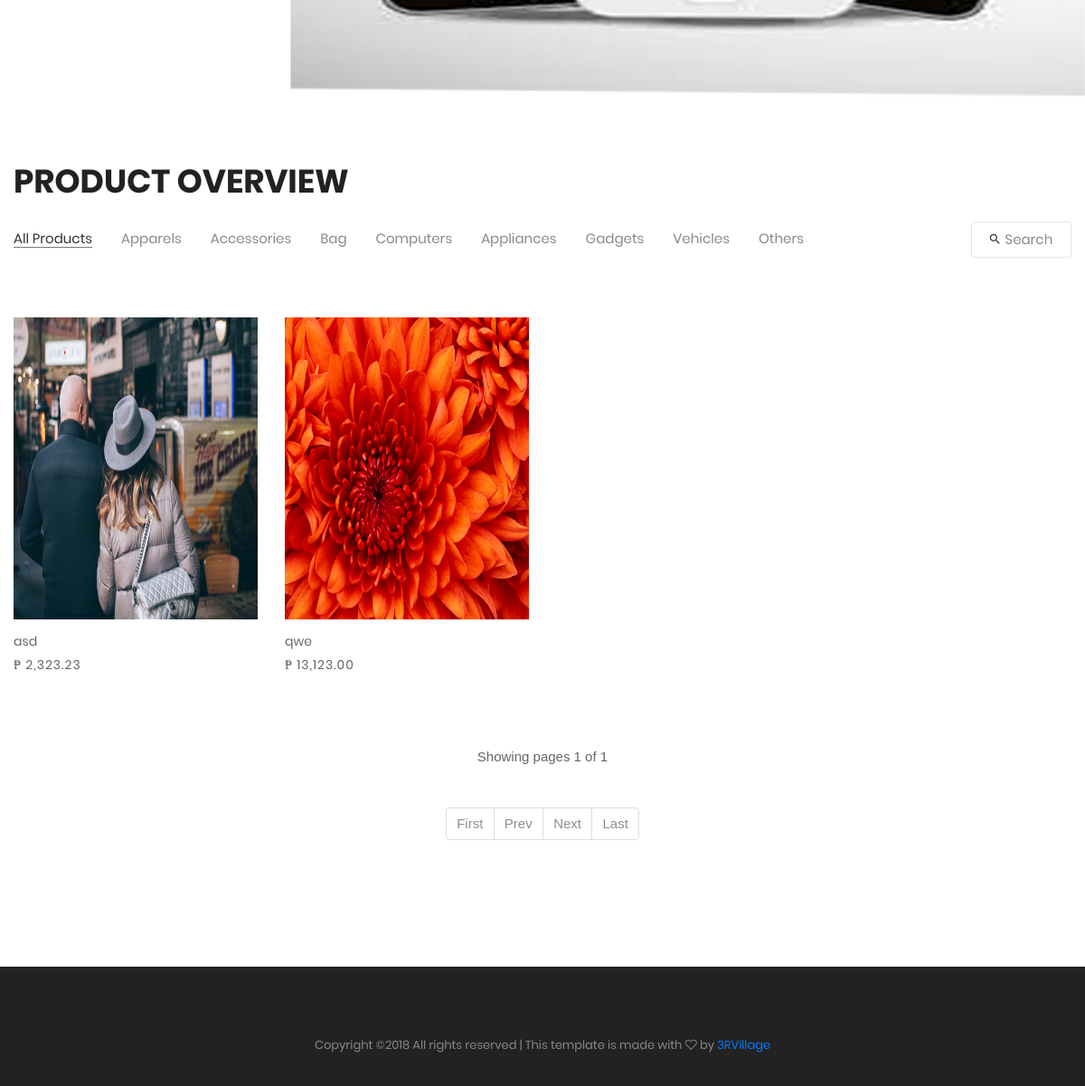
Page /index.php?display=all_products (lower part) on the earlier database version.
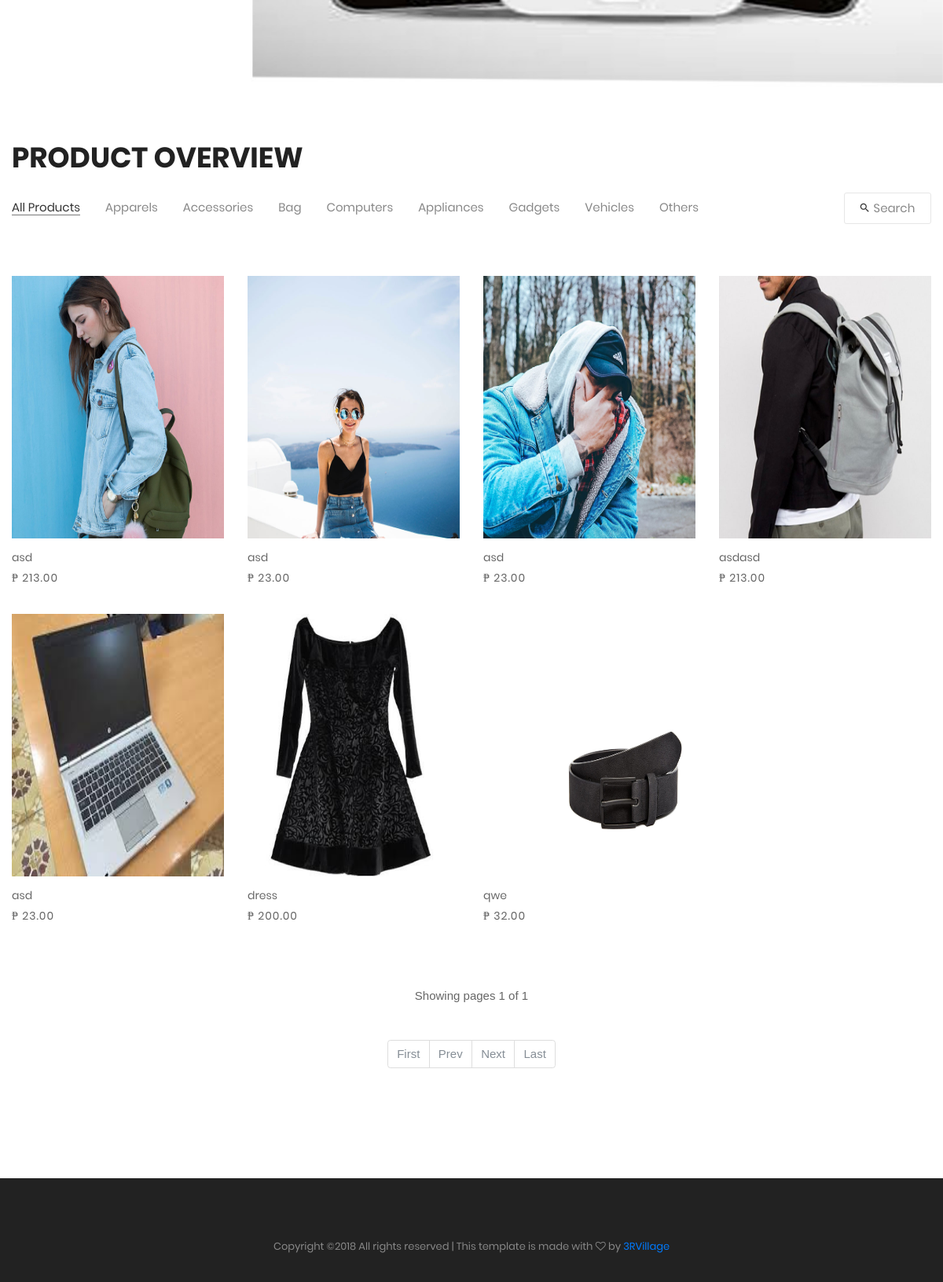
Same page on the later database version.
### tables this page shows
CREATE TABLE `itemsell` (
  `ItemSellID` int(11) NOT NULL,
  `SItemTitle` varchar(50) NOT NULL,
  `SItemCat` varchar(50) NOT NULL,
  `SItemDesc` varchar(255) NOT NULL,
  `SItemLocation` varchar(255) NOT NULL,
  `SItemPrice` decimal(10,2) NOT NULL,
  `ExpectedPrice` decimal(10,2) NOT NULL,
  `SItemStyle` varchar(255) NOT NULL,
  `SItemBrand` varchar(255) NOT NULL,
  `SItemColor` varchar(255) NOT NULL,
  `SItemImages1` varchar(255) NOT NULL,
  `SItemPosted` timestamp NOT NULL DEFAULT CURRENT_TIMESTAMP,
  `UpdatedDate` datetime DEFAULT NULL,
  `accountid` int(11) NOT NULL,
  `SItemStatus` int(11) NOT NULL DEFAULT '1'
);

### public/products.php (the view, shortened to what this page needs)
<?php
 if(!isset($_GET['page']) || $_GET['page'] <=0 || !is_numeric($_GET['page'])){
       $page = 1;
     }else{
       $page = $_GET['page'];
     }
   function paginationAll($table,$field,$field1Ans,$page,$offset,$limit,$order,$sort,$add){
       include('connection.php');
     $arrayData = [];
     $sql = mysqli_query($conn,"SELECT COUNT(*) FROM $table WHERE $field = '$field1Ans'");
     $totalPage = mysqli_fetch_array($sql)[0];
     $totalPages = ceil($totalPage/$limit);
     $offset = ($page-1) * $limit;
     $first = ($page <= 1)?"disabled":"";
     $prevLI = ($page <= 1)?"disabled":"";
     $prevLink = ($prevLI == "disabled")?"#":"?page=".($page-1)."".$add;
     $nextLI = ($page >= $totalPages)?"disabled":"";
     $nextLink = ($nextLI == "disabled")?"#":"?page=".($page+1)."".$add;
     $lastLI = ($page >= $totalPages)?"disabled":"";
     $lastLink = ($lastLI == "disabled")?"#":"?page=".$totalPages."".$add;
     $pagination = '
       <nav>
         <ul class="pagination">
           <li class="page-item '.$first.'"><a class="page-link" href="?page=1'.$add.'">First</a></li>
           <li class="page-item '.$prevLI.'"><a class="page-link" href="'.$prevLink.'">Prev</a></li>
           <li class="page-item '.$nextLI.'"><a class="page-link" href="'.$nextLink.'">Next</a></li>
           <li class="page-item '.$lastLI.'"><a class="page-link" href="'.$lastLink.'">Last</a></li>
         </ul>
       </nav>
       ';
     if(is_numeric($page)){
        $sql = mysqli_query($conn,"SELECT * FROM $table WHERE $field = '$field1Ans' ORDER BY $order $sort LIMIT $offset,$limit");
        while ($row = mysqli_fetch_assoc($sql)){
         $arrayData[] = $row;
        }
     }
     return json_encode(array("pagination"=>$pagination,"data"=>$arrayData,"showing"=>$page,"all"=>$totalPages));
   }
   if($_GET['display'] != "all_products"){
     $dataAll = json_decode(pagination("itemsell","SItemStatus",1,"SItemCat",$category,$page,1,12,"ItemSellID","DESC","&display=".$_GET['display']),true);
   }else{
      $dataAll = json_decode(paginationAll("itemsell","SItemStatus",1,$page,1,12,"ItemSellID","DESC","&display=".$_GET['display']),true);
   }
 ?>
<section class="bg0 p-t-23 p-b-140" id="products">
	<div class="container">
		<div class="p-b-10">
			<h3 class="ltext-103 cl5">
				Product Overview
			</h3>
		</div>
			<div class="flex-w flex-sb-m p-b-52">
	        <div class="flex-w flex-l-m filter-tope-group m-tb-10">
	          <a class="stext-106 cl6 hov1 bor3 trans-04 m-r-32 m-tb-5 how-active1" href="?display=all_products#products" data-filter="*">
	            All Products
	          </a>
	          <a class="stext-106 cl6 hov1 bor3 trans-04 m-r-32 m-tb-5" href="?display=apparels#products" data-filter=".apparels">
	            Apparels
	          </a>
	          <a class="stext-106 cl6 hov1 bor3 trans-04 m-r-32 m-tb-5" href="?display=accessories#products" data-filter=".accessories">
	            Accessories
	          </a>
	          <a class="stext-106 cl6 hov1 bor3 trans-04 m-r-32 m-tb-5" href="?display=bag#products" data-filter=".bag">
	            Bag
	          </a>
	          <a class="stext-106 cl6 hov1 bor3 trans-04 m-r-32 m-tb-5" href="?display=computers#products" data-filter=".computers">
	            Computers
	          </a>
	          <a class="stext-106 cl6 hov1 bor3 trans-04 m-r-32 m-tb-5" href="?display=appliances#products" data-filter=".appliances">
	            Appliances
	          </a>
	          <a class="stext-106 cl6 hov1 bor3 trans-04 m-r-32 m-tb-5" href="?display=gadgets#products" data-filter=".gadgets">
	            Gadgets
	          </a>
	          <a class="stext-106 cl6 hov1 bor3 trans-04 m-r-32 m-tb-5" href="?display=vehicles#products" data-filter=".vehicles">
	            Vehicles
	          </a>
	          <a class="stext-106 cl6 hov1 bor3 trans-04 m-r-32 m-tb-5" href="?display=others#products" data-filter=".others">
	            Others
	          </a>
	        </div>
			<div class="flex-w flex-c-m m-tb-10">
				<div class="flex-c-m stext-106 cl6 size-105 bor4 pointer hov-btn3 trans-04 m-tb-4 js-show-search">
					<i class="icon-search cl2 m-r-6 fs-15 trans-04 zmdi zmdi-search"></i>
					Search
				</div>
			</div>
		</div>
		<?php
		$builder = $dom = null;
	    foreach ($dataAll['data'] as $value) {
          $builder =
	    	'
	    	<div class="col-sm-6 col-md-4 col-lg-3 p-b-35 isotope-item '.$linkClass.'">
				<div class="block2">
					<div class="block2-pic hov-img0">
					<img src="../upload/'.$value['SItemImages1'].'" height="334" width="270"/>
						<a href="#" class="block2-btn flex-c-m stext-103 cl2 size-102 bg0 bor2 hov-btn1 p-lr-15 trans-04 js-show-modal1 prevITEM">
							Preview Item
						</a>
						<input type="hidden" name="itemsellID" value="'.$value['ItemSellID'].'">
					</div>
					<div class="block2-txt flex-w flex-t p-t-14">
						<div class="block2-txt-child1 flex-col-l ">
							<a class="stext-104 cl4 hov-cl1 trans-04 js-name-b2 p-b-6">
								'.$value['SItemTitle'].'
							</a>
							<span class="stext-105 cl3">
								₱ '.number_format($value['SItemPrice'], 2, '.', ',').'
							</span>
						</div>
					</div>
				</div>
			</div>
	    	';
	    	$dom = $dom."".$builder;
	 	}
	 	?>
	 	<div id="searchQueryRes" class="row isotope-grid">
			<?php echo $dom; ?>
		</div>
	</div>
		<div class="flex-c-m flex-w w-full p-t-45">
       <?php
               if($dataAll['all'] == 0){
                 echo '<div class="flex-c-m stext-101 cl5 size-103 bg2 bor1 ">No Data Found</div>';
               }
               else{
               echo "Showing pages ".$dataAll['showing']." of ".$dataAll['all'];
               ?>
               <div class="flex-c-m flex-w w-full p-t-45">
                 <?php
                     echo $dataAll['pagination'];
               }
            ?>
     </div>
</section>

### public/index.php (shortened to what this page needs)
<?php
	$linkClass = null;
  if(isset($_GET['display'])){
    $getData = htmlentities($_GET['display']);
      switch ($getData) {
      case 'all_products':
        $category = null;
        $linkClass = '*';
        break;
      }
  }
  ?>
<!DOCTYPE html>
<html lang="en">
<head>
	<?php include('link.php');?>
	</head>
<body class="animsition">
		<?php
		include('slider.php');
	    include('products.php');
		include('footer.php');
	?>
</body>
</html>

### public/link.php (shortened to what this page needs)
<link rel="stylesheet" type="text/css" href="../vendor/bootstrap/css/bootstrap.min.css">
<link rel="stylesheet" type="text/css" href="../fonts/font-awesome-4.7.0/css/font-awesome.min.css">
<link rel="stylesheet" type="text/css" href="../fonts/iconic/css/material-design-iconic-font.min.css">
<link rel="stylesheet" type="text/css" href="../fonts/linearicons-v1.0.0/icon-font.min.css">
<link rel="stylesheet" type="text/css" href="../vendor/animate/animate.css">
<link rel="stylesheet" type="text/css" href="../vendor/css-hamburgers/hamburgers.min.css">
<link rel="stylesheet" type="text/css" href="../vendor/animsition/css/animsition.min.css">
<link rel="stylesheet" type="text/css" href="../vendor/select2/select2.min.css">
<link rel="stylesheet" type="text/css" href="../vendor/daterangepicker/daterangepicker.css">
<link rel="stylesheet" type="text/css" href="../vendor/slick/slick.css">
<link rel="stylesheet" type="text/css" href="../vendor/MagnificPopup/magnific-popup.css">
<link rel="stylesheet" type="text/css" href="../vendor/perfect-scrollbar/perfect-scrollbar.css">
<link rel="stylesheet" type="text/css" href="../css/util.css">
<link rel="stylesheet" type="text/css" href="../css/main.css">
<link rel="stylesheet" type="text/css" href="../css/toastr.min.css">
<link rel="stylesheet" type="text/css" href="../js/toastr.min.js">

### public/slider.php (shortened to what this page needs)
<section class="section-slide">
	<div class="wrap-slick1">
		<div class="slick1">
			<div class="item-slick1" style="background-image: url(../images/try1.jpg);">
				<div class="container h-full">
					<div class="flex-col-l-m h-full p-t-100 p-b-30 respon5">
					</div>
				</div>
			</div>
		</div>
	</div>
</section>

### public/footer.php (shortened to what this page needs)
	<footer class="bg3 p-t-75 p-b-32">
				<p class="stext-107 cl6 txt-center">
Copyright &copy;<script>document.write(new Date().getFullYear());</script> All rights reserved | This template is made with <i class="fa fa-heart-o" aria-hidden="true"></i> by <a href="#">3RVillage</a>
				</p>
	</footer>

### css/main.css (style rules this page uses)
.container { max-width: 1380px; }
@media (max-width: 1600px) { .container { max-width: 1200px; } }
.slick-slide { outline: none !important; }
.wrap-slick1 { position: relative; }
.item-slick1 { height: calc(100vh - 40px); background-size: cover; background-repeat: no-repeat; background-position: center center; }
.block2-pic { position: relative; }
.block2-txt-child1 { width: calc(100% - 30px); }
.cl2 { color: #333; }
.cl3 { color: #666; }
.cl4 { color: #999; }
.cl5 { color: #222; }
.cl6 { color: #888; }
.stext-104 { font-family: Poppins-Regular; font-size: 14px; line-height: 1.466667; }
.stext-105 { font-family: Poppins-Regular; font-size: 14px; line-height: 1.466667; letter-spacing: 1px; }
.stext-106 { font-family: Poppins-Regular; font-size: 15px; line-height: 1.2; }
.stext-107 { font-family: Poppins-Regular; font-size: 13px; line-height: 1.923; }
.ltext-103 { font-family: Poppins-Bold; font-size: 36px; line-height: 1.1; text-transform: uppercase; }
.size-105 { min-width: 111px; height: 40px; }
.bg0 { background-color: #fff; }
.bg3 { background-color: #222; }
.bor3 { border-bottom: 1px solid transparent; }
.bor4 { border: 1px solid #e6e6e6; border-radius: 3px; }
.how-active1 { color: #333; border-color: #797979; }
.hov-img0 { display: block; overflow: hidden; }
.hov-img0 img { width: 100%; -webkit-transition: transform 0.9s ease; -o-transition: transform 0.9s ease; -moz-transition: transform 0.9s ease; transition: transform 0.9s ease; }

Differences in the rows shown:
added itemsell: SItemImages1 (picture), SItemTitle "asd", SItemPrice "213.00"
added itemsell: SItemImages1 (picture), SItemTitle "asd", SItemPrice "23.00"
added itemsell: SItemImages1 (picture), SItemTitle "asd", SItemPrice "23.00"
added itemsell: SItemImages1 (picture), SItemTitle "asdasd", SItemPrice "213.00"
added itemsell: SItemImages1 (picture), SItemTitle "asd", SItemPrice "23.00"
changed itemsell: SItemImages1: a different picture; SItemTitle "asd" → "dress"; SItemPrice "2,323.23" → "200.00"
changed itemsell "qwe": SItemImages1: a different picture; SItemPrice "13,123.00" → "32.00"
